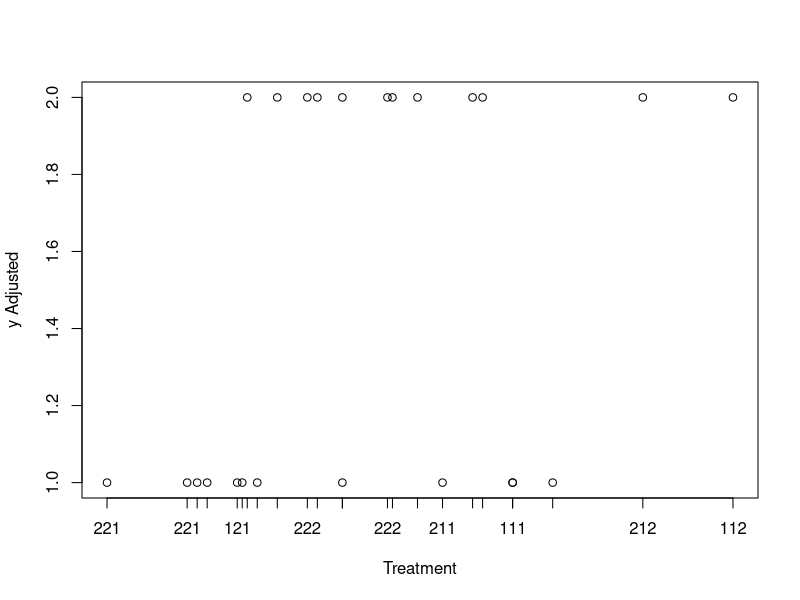

R code for this plot:
# exercisebicycle2.r, exercise bicycle experiment, Table 12.15, page 424

bike.data <- read.table("Data/exercise.bicycle.txt", header=T)

# Create factor variables, plus numeric variable TLevel for plotting
bike.data <- within(bike.data,
    {fDay=factor(Day); fSubject=factor(Subject); fDurat=factor(Durat);
     fSpeed=factor(Speed); fPedal=factor(Pedal); fTrtmt=factor(Trtmt);
     # Vbl TLevel with treatment levels 1:8 for equispaced plotting;
     TLevel = 4*(Durat-1) + 2*(Speed-1) + (Pedal-1) })

# ANOVA: treatment combinations
modelTC <- lm(Pulse ~ fDay + fSubject + fTrtmt, data=bike.data)

# Plotting data adjusted for row and column effects
modelTC$coefficients # Display all model coefficient estimates
thetahat <- c(0, modelTC$coefficients[2:8]) # Row effect estimates
thetamean <- mean(thetahat) # Mean row effect estimate
phihat <- c(0, modelTC$coefficients[9:10]) # Column effect estimates
phimean <- mean(phihat) # Mean column effect estimate
# Compute adjusted y-values
bike.data$yadj <- ( bike.data$Pulse 
                      - (thetahat[bike.data$Day] - thetamean)
                      - (phihat[bike.data$Subject] - phimean) )

# Plot adjusted response versus treatment
plot(yadj ~ TLevel, data=bike.data, xaxt="n", xlab="Treatment", 
     ylab="y Adjusted")
axis(1, at=bike.data$TLevel, labels=bike.data$fTrtmt)
